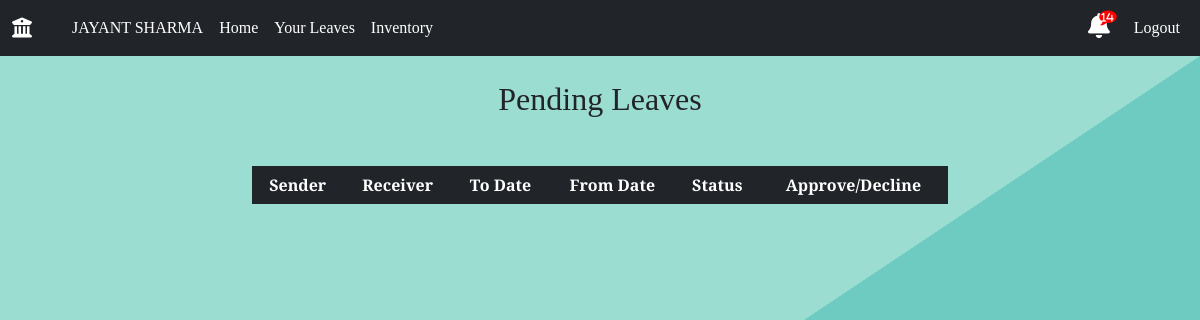
Page /profile/leaves/approve-leaves/ (signed in) on the earlier database version.
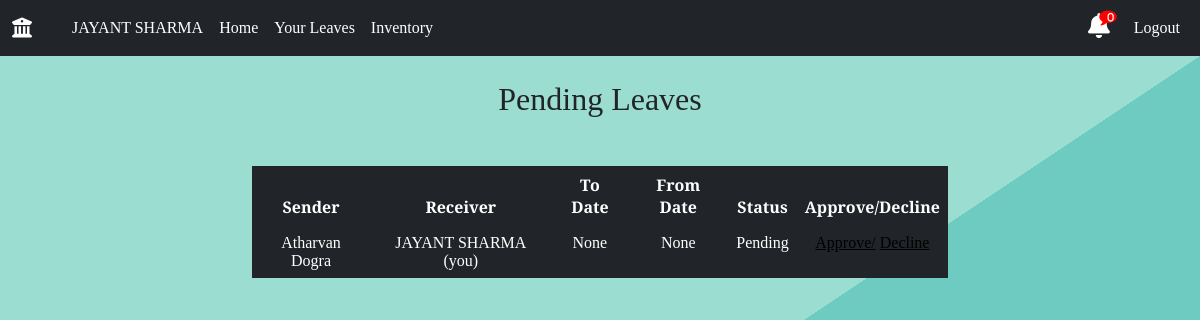
Same page on the later database version.
### main/models.py (models this page shows, shortened)
class UserLeaveStatus(models.Model):
    staff=models.ForeignKey('Staff', on_delete=CASCADE, related_name='user')
    leave_type=models.ForeignKey(TotalLeaves, on_delete=CASCADE)
    from_date=models.CharField(max_length=11, blank=False, default=None)    # jis din chahiye
    to_date=models.CharField(max_length=11, null=True, default=None)
    reason = models.TextField()
    substitute=models.ForeignKey('Staff', blank=None, on_delete=CASCADE, related_name='Substitute')
    substitute_approval = models.BooleanField(default=False)               # field -> substitute ka
    admin_approval = models.BooleanField(default=False)                       # field -> admin ka
    admin=models.ForeignKey("Staff", on_delete=models.SET_DEFAULT, default=None, blank=True, related_name='admin', null=True)
    status = models.CharField(max_length=100, default="Pending", blank=False)
    rejected = models.BooleanField(default=False)

class Staff(models.Model):
    user_obj = models.ForeignKey(User, on_delete=CASCADE, blank=False, null=False, default=None)
    name=models.CharField(max_length=100)
    mobile_number=models.IntegerField()
    email=models.EmailField()
    category=models.ForeignKey('Category',on_delete=CASCADE)
    designation=models.ForeignKey('Designation',on_delete=CASCADE)
    agency = models.ForeignKey('Agency',on_delete=CASCADE)
    room=models.ForeignKey('Room',blank=True,null=True,on_delete=SET_NULL,default=None)

### main/views.py (the view)
# urls.py: path('profile/leaves/approve-leaves/', views.approveLeaves, name='approveLeaves'),
@login_required
def approveLeaves(request):
	staff=Staff.objects.get(user_obj=request.user)
	notification_count=get_notifications(staff.id)
	if request.user.is_staff:
		context={
			'staff':staff,
			'notification_count':notification_count,
		}
		return render(request,'admin/adminLeaveApproval.html',context)
	leaves = UserLeaveStatus.objects.filter(substitute=staff).order_by("-from_date")
	context = {
		'staff':staff,
		"leaves": leaves,
		'notification_count':notification_count,
	}
	return render(request, 'leaves/leaveapproval.html', context)

### main/views.py (called while the page is built)
def get_notifications(id):
	current_user=Staff.objects.get(id=id)
	designation=current_user.designation.designation
	notifications=[]
	if designation == 'Lab Technician':
		notification = Notification.objects.filter(notification_type='TECH',isActive=True).order_by('-time').all()
		notifications.extend(notification)
	receiver=str(current_user.id) +' '+current_user.name
	notification = Notification.objects.filter(reciever=receiver,isActive=True).order_by('-time').all()
	notifications.extend(notification)
	if designation == 'System Analyst' or designation == 'Lab Supervisor':
		notification=Notification.objects.filter(reciever='admin',isActive=True).order_by('-time').all()
		notifications.extend(notification)
	return len(notifications)

### templates/leaves/leaveapproval.html
{% extends 'base.html' %}
{% load static %}
{% block body %}
{% include 'navbar.html' with staff=staff notification_count=notification_count %}
<section class="sectionLogin">
    <br>
    <h2 style = "text-align: center;">Pending Leaves</h2>
<div class="container mt-5">
<table class="table1 table table-borderless table-dark table-hover" style = "text-align: center;">
    <thead>
      <tr>
        <th scope="col">Sender</th>
        <th scope="col">Receiver</th>
        <th scope="col">To Date</th>
        <th scope="col">From Date</th>
        <th scope="col">Status</th>
        <th scope="col">Approve/Decline</th>
      </tr>
    </thead>
        <tbody>
        {% for leave in leaves %}
        {% if not leave.admin_approval %}
            <tr>
                <td>{{ leave.staff.name }}</td>
                <td>{{ leave.substitute.name }} (you) </td>
                <td>{{ leave.to_date }}</td>
                <td>{{ leave.from_date }}</td>
                <td>{{ leave.status }}</td>
                {% if not leave.substitute_approval and not leave.rejected%}
                <td>
                    <a style="color: #000; text-decoration: underline;" href="{% url 'main:approveRequest' pk=leave.id%}">Approve/</a>
                    <a style="color: #000; text-decoration: underline;" href="{% url 'main:declineRequest' pk=leave.id%}">Decline</a>
                </td>
                {% elif leave.substitute_approval %}
                    <td>Already Approved</tr>
                {% elif leave.rejected %}
                    <td>Declined</tr>
                {% endif %}
            </tr>
        {% else %}
            <h2>No active requests for leave </h2>
            <a href="#">Click to apply a new leave</a>
        {% endif %}
        {% endfor %}
        </tbody>
  </table>
  </div>
{% endblock body %}

### templates/navbar.html (shortened to what this page needs)
{% extends "base.html" %}
{% load static %}
{% block body %}
<nav class="navbar navbar-expand-md navbar-dark bg-dark">
  <div class="container-fluid">
    <div class="navbar-collapse collapse w-100 order-1 order-md-0 dual-collapse2">
      <ul class="navbar-nav me-auto">
        <li class="nav-item active navbar-brand">
          <a class="navbar-brand" href="{% url 'main:user_profile' %}" style="text-decoration: none;"><i class="fas fa-university"></i></a>
        </li>
        {% if user.is_authenticated %}
        <li class="nav-link nav-text navLink">
          <a href="{% url 'main:userProfileDetails' %}" style="text-decoration: none; color : white">{{ staff.name }} </a>
        </li>
        {% endif %}
        <li class="nav-item navLink">
          <a class="nav-link nav_text" href="{% url 'main:user_profile' %}" style="text-decoration: none; color : white">Home</a>
        </li>
        {% if user.is_authenticated %}
        <li class="nav-link nav_text navLink">
          <a href="{% url 'main:userLeaves' %}" style="text-decoration: none; color : white">Your Leaves</a>
        </li>
        <li class="nav-link nav_text navLink">
          <a href="{% url 'main:viewinventory' %}" style="text-decoration: none; color : white">Inventory</a>
        </li>
        {%endif%}
      </ul>
    </div>
    <div class="navbar-collapse collapse w-100 order-3 dual-collapse2">
      <ul class="navbar-nav ms-auto">
        {% if user.is_authenticated %}
        <li class="nav-item navbar-brand">
          <link href="https://maxcdn.bootstrapcdn.com/font-awesome/4.7.0/css/font-awesome.min.css" rel="stylesheet" />
          <a class="fas fa-bell" href="{% url 'main:notification' %}" style="text-decoration: none; color : white">
              <span class="fa fa-comment"></span>
              <span class="num">{{notification_count}}</span>
          </a>
        </li>
        <li class="nav-link nav_text navLink"><a href="{% url 'main:logout_request' id=staff.id%}" style="text-decoration: none; color : white">Logout</a></li>
        {% else %}
        <li class="nav-link nav_text navLink"><a href="{% url 'main:login' %}">Login</a></li>
        {%endif%}
      </ul>
    </div>
  </div>
</nav>
  {% endblock %}

Differences in the rows shown:
added UserLeaveStatus: staff.name "Atharvan Dogra", substitute.name "JAYANT SHARMA", to_date "None", from_date "None", status "Pending", substitute_approval "Approve/"
Other differences:
{{ notification_count }}: "14" → "0"
